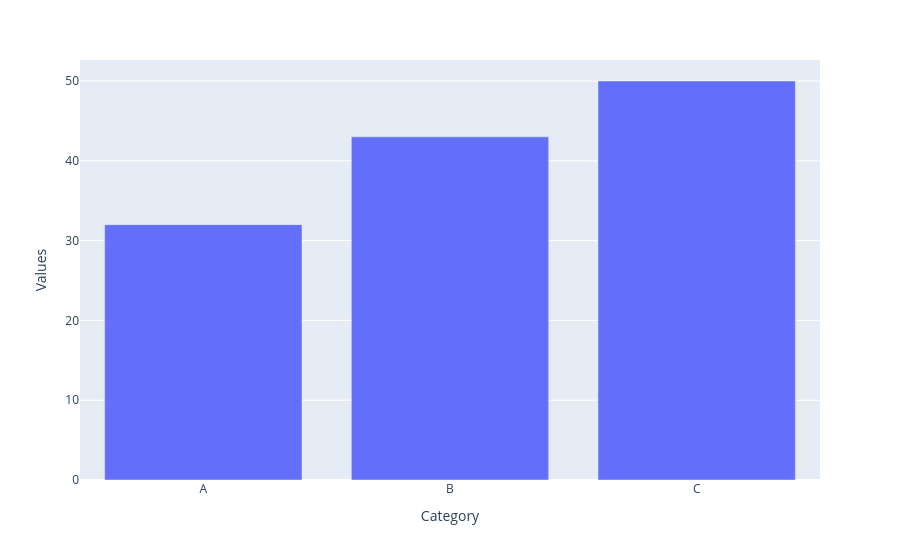

Notebook cell for this chart:
### Markdown cell above
## Bar Plots

### Code cell
#df2.iplot(kind='bar',x='Category',y='Values')
fig = px.bar(df2,x='Category', y='Values')
fig.show()

### Figure 1 — Plotly figure (JSON) as saved in the notebook; plotly's stock layout.template omitted (floating-point values rounded to 4 significant figures)
{"data": [{"hovertemplate": "Category=%{x}<br>Values=%{y}<extra></extra>", "legendgroup": "", "marker": {"color": "#636efa", "pattern": {"shape": ""}}, "name": "", "orientation": "v", "showlegend": false, "textposition": "auto", "type": "bar", "x": ["A", "B", "C"], "xaxis": "x", "y": [32, 43, 50], "yaxis": "y"}], "layout": {"barmode": "relative", "legend": {"tracegroupgap": 0}, "margin": {"t": 60}, "xaxis": {"anchor": "y", "domain": [0, 1], "title": {"text": "Category"}}, "yaxis": {"anchor": "x", "domain": [0, 1], "title": {"text": "Values"}}}}
